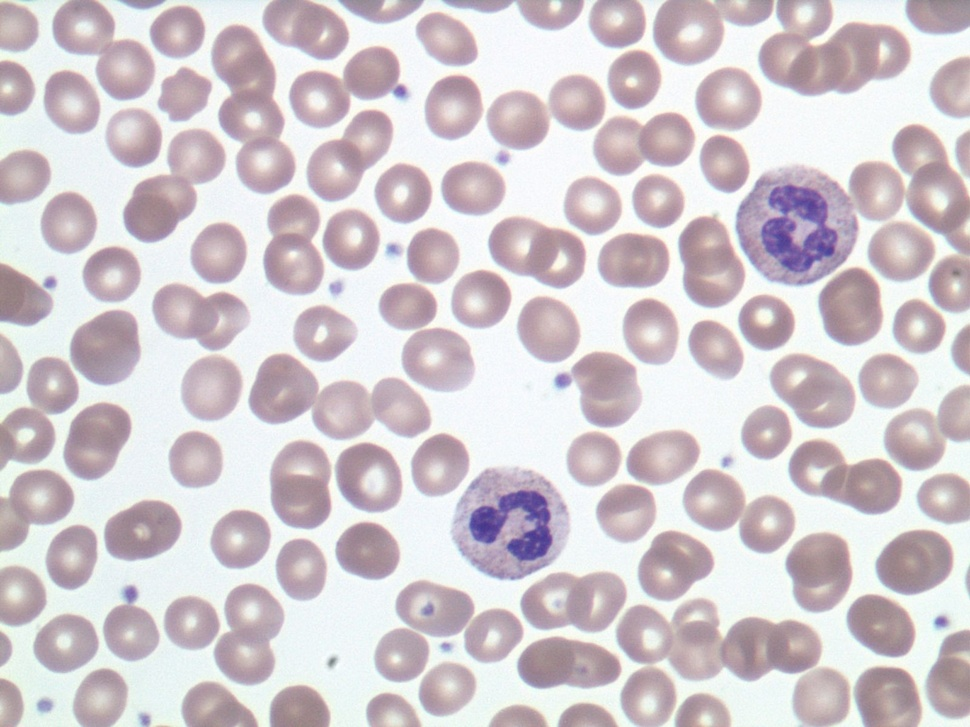
#> input picture CV/normal.jpg, 970 x 727 px, shrunk from 1600 x 1200 before the run
$ python template_match.py
#> lines starting #> are read from the running program, lines starting #| are printed output that depends on the picture; after the words box and inside, x2 and y2 are one past the last pixel; in counts of white or black regions, pixels touching at a corner belong together
import cv2
import numpy as np

image = cv2.imread('normal.jpg')
#> image is the input picture: shape (727, 970, 3); mean B, G, R 206.6, 201.2, 210
image_gray = cv2.cvtColor(image, cv2.COLOR_BGR2GRAY)
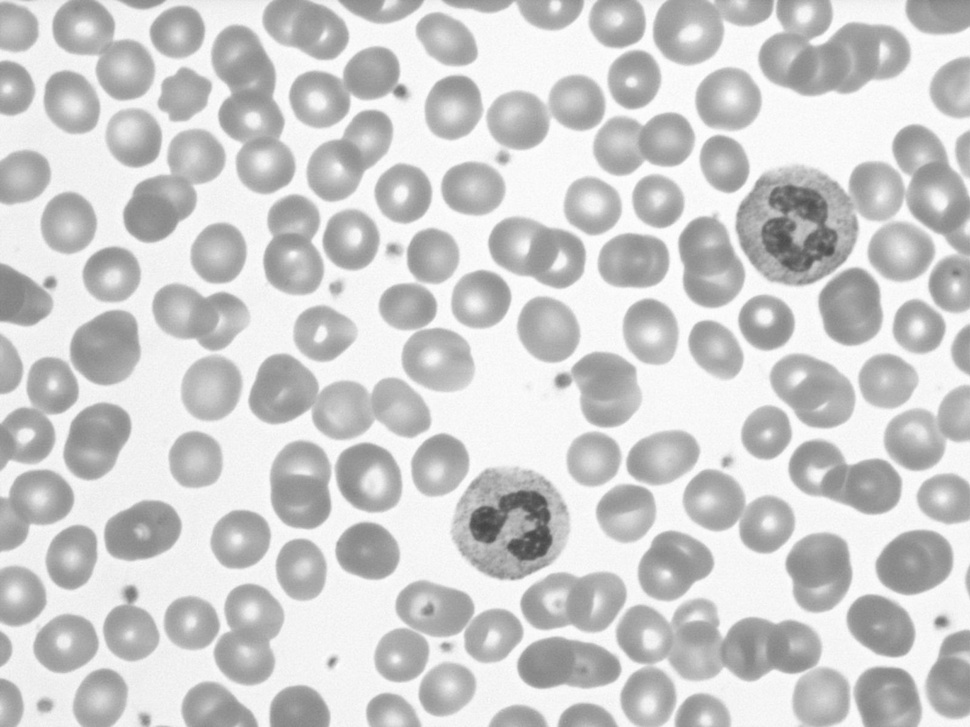
#> image_gray: shape (727, 970); min 68, max 255, mean 204.5

template = cv2.imread('object_1.jpg', 0)
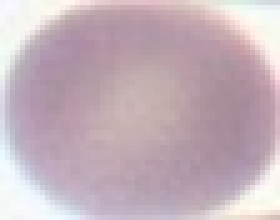
#> input picture CV/object_1.jpg, 56 x 44 px, shrunk from 92 x 72 before the run (shown 5 times larger)
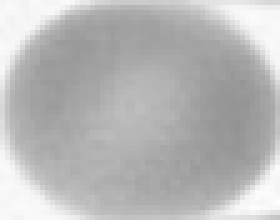
#> template: shape (44, 56) (shown 5 times larger); min 146, max 253, mean 184.2
w, h = template.shape[::-1]
#> w = 56; h = 44

res = cv2.matchTemplate(image_gray, template, cv2.TM_CCOEFF_NORMED)
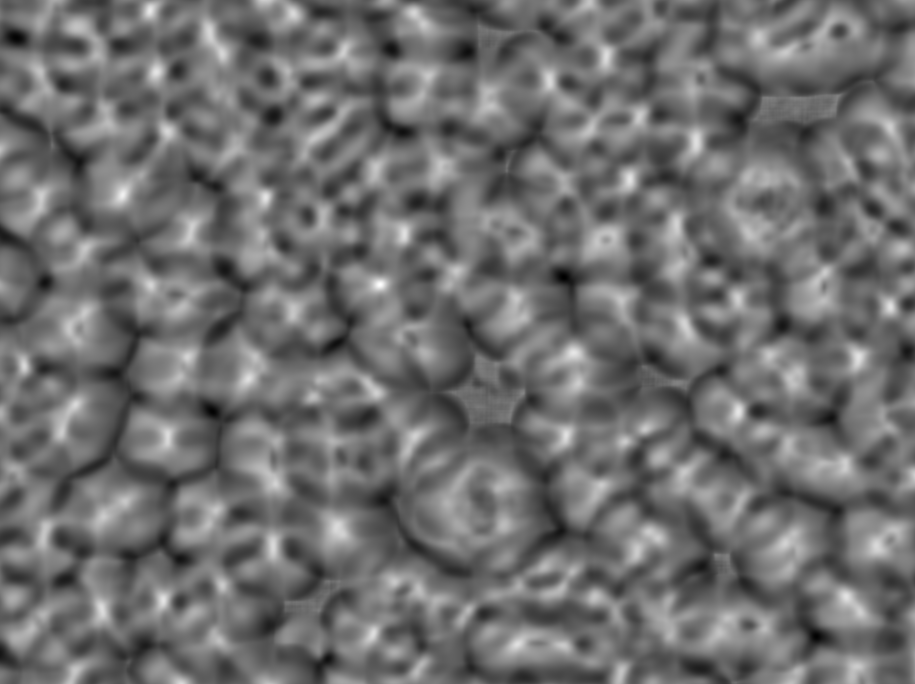
#> res: shape (684, 915) float32; min -0.758, max 0.968, mean -0.00679; drawn with min black and max white
threshold = 0.8

loc = np.where(res >= threshold)
#> loc = 72 positions, rows 9 to 352, columns 120 to 573
for pt in zip(*loc[::-1]):
    cv2.rectangle(image, pt, (pt[0]+w, pt[1]+ h), (0, 0, 255), 2)
#> this loop made 72 passes
#> pt on passes 1 to 12: (149, 9), (150, 9), (149, 10), (150, 10), (149, 11), (150, 11), (122, 192), (123, 192), (124, 192), (121, 193), (122, 193), (123, 193)
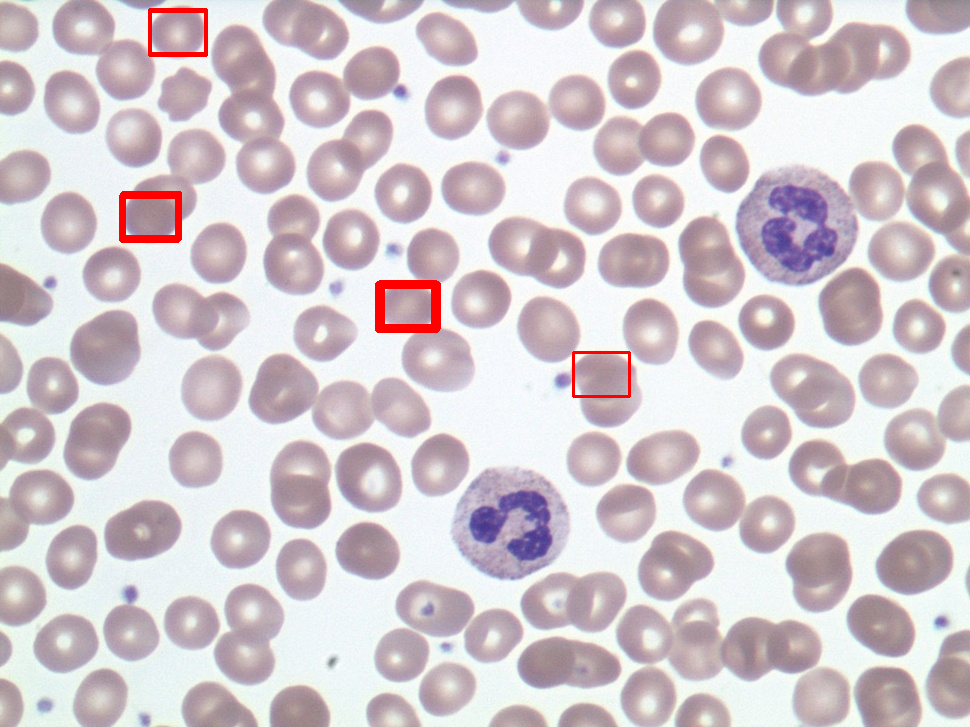
#> image: shape (727, 970, 3); 0.69% of pixels changed, all inside (x1, y1, x2, y2) = (119, 8, 631, 398)

cv2.imshow('object found', image)
cv2.waitKey(0)
cv2.destroyAllWindows()
